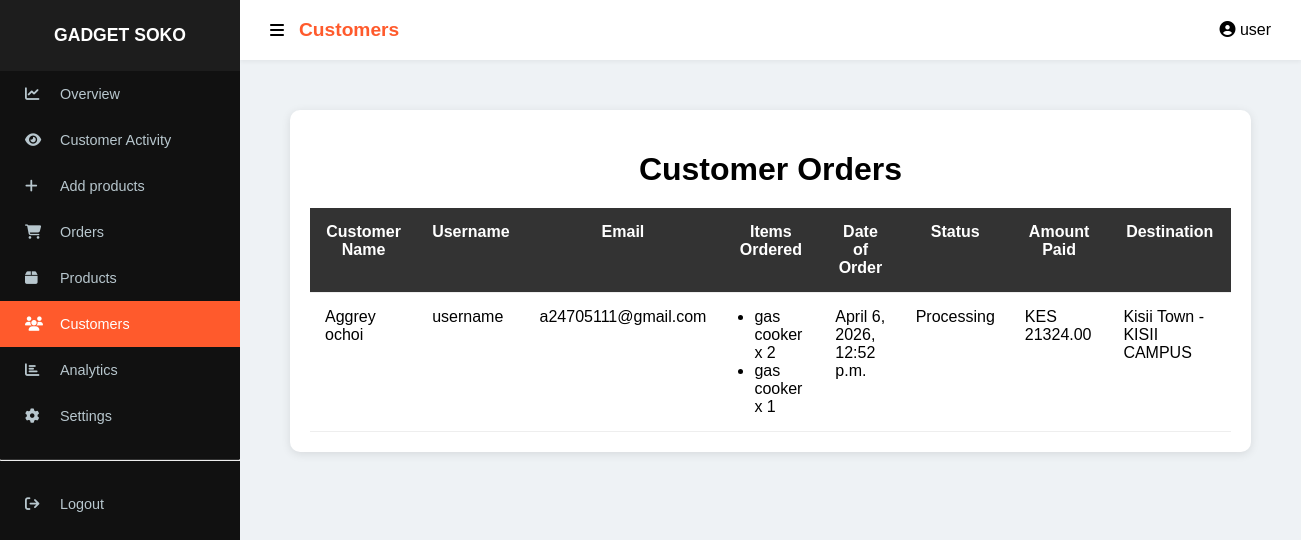
/customers/ (signed in), run on an earlier commit of the app's database.
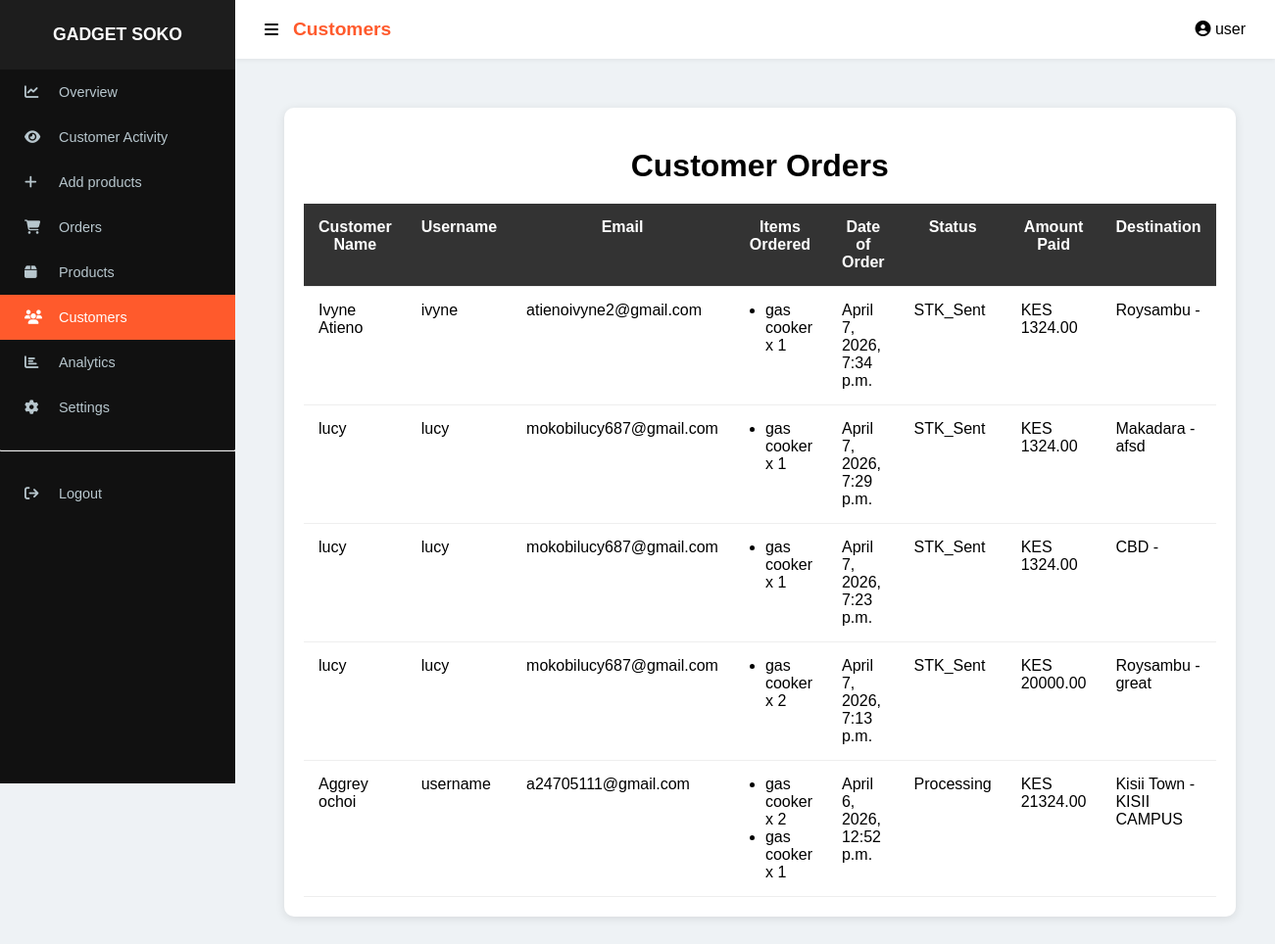
And on a later commit of the database.
### app/models.py (models this page shows, shortened)
class Order(models.Model):
    STATUS_CHOICES = [('Pending', 'Pending'), ('STK_Sent', 'STK Push Sent'), ('Paid', 'Paid'), ('Failed', 'Failed')]
    user = models.ForeignKey(User, on_delete=models.CASCADE, null=True, blank=True)
    name = models.CharField(max_length=100)
    email = models.EmailField(null=True, blank=True)
    phone = models.CharField(max_length=15)
    destination = models.CharField(max_length=255)
    region = models.CharField(max_length=20, default="nairobi") # 'nairobi' or 'upcountry'
    location_area = models.CharField(max_length=255, default="N/A")
    address = models.TextField(default="")
    shipping_fee = models.DecimalField(max_digits=10, decimal_places=2, default=0)
    payment_method = models.CharField(max_length=20, default="mpesa")
    payment_status = models.CharField(max_length=50, default="Pending")
    total = models.DecimalField(max_digits=10, decimal_places=2, default=0)
    status = models.CharField(max_length=20, choices=STATUS_CHOICES, default='Pending')
    checkout_request_id = models.CharField(max_length=100, blank=True, null=True)
    mpesa_receipt = models.CharField(max_length=50, blank=True, null=True)
    created_at = models.DateTimeField(auto_now_add=True)

class OrderItem(models.Model):
    order = models.ForeignKey(Order, on_delete=models.CASCADE, related_name='items')
    product = models.ForeignKey(Product, on_delete=models.CASCADE)
    quantity = models.PositiveIntegerField()
    price = models.DecimalField(max_digits=10, decimal_places=2)

class Product(models.Model):
    name = models.CharField(max_length=255)
    price = models.DecimalField(max_digits=10, decimal_places=2)
    discount = models.DecimalField(max_digits=4, decimal_places=2, default=0)
    shipping_fee = models.DecimalField(max_digits=10, decimal_places=2, default=0.00)
    stock = models.IntegerField()
    category = models.ForeignKey(Category, on_delete=models.CASCADE, related_name="products")
    brand = models.ForeignKey(Brand, on_delete=models.CASCADE, related_name='products', null=True, blank=True)
    image = models.ImageField(upload_to='products/', null=True, blank=True)
    specifications = models.TextField(blank=True)
    views = models.IntegerField(default=0)
    created_at = models.DateTimeField(auto_now_add=True)
    updated_at = models.DateTimeField(auto_now=True)
    short_description = models.TextField(
        max_length=300,
        blank=True,
        null=True,
        help_text="A brief catchy description (max 300 characters)."
    )
    discount_duration_hours = models.PositiveIntegerField(default=0)
    discount_start_time = models.DateTimeField(null=True, blank=True)

### app/views.py (the view)
# urls.py: path('customers/', views.customers, name='customers'),
@staff_member_required
@staff_member_required
def customers(request):
    orders = Order.objects.select_related('user').prefetch_related('items').order_by('-created_at')
    return render(request, 'customers.html', {
        'orders': orders
    })

### app/context_processors.py (called while the page is built)
def cart_count(request):
    count = 0
    if request.user.is_authenticated:
        result = CartItem.objects.filter(user=request.user).aggregate(
            total=Sum('quantity')
        )
        count = result['total'] or 0
    return {'cart_count': count}

### app/templates/customers.html (shortened to what this page needs)
{% extends "baseadmin.html" %}
{% block header %}Customers{% endblock %}
{% block content %}
{% load static %}
    <link rel="stylesheet" href="{% static 'css/customers.css' %}">
<div class="container">
    <h1>Customer Orders</h1>
    <table>
        <thead>
            <tr>
                <th>Customer Name</th>
                <th>Username</th>
                <th>Email</th>
                <th>Items Ordered</th>
                <th>Date of Order</th>
                <th>Status</th>
                <th>Amount Paid</th>
                <th>Destination</th>
            </tr>
        </thead>
        <tbody>
{% for order in orders %}
<tr>
    <td>{{ order.name }}</td>
    <td>{{ order.user.username }}</td>
    <td>{{ order.email }}</td>
    <td>
        <ul>
            {% for item in order.items.all %}
                <li>{{ item.product.name }} x {{ item.quantity }}</li>
            {% endfor %}
        </ul>
    </td>
    <td>{{ order.created_at }}</td>
    <td>{{ order.status }}</td>
    <td>KES {{ order.total }}</td>
    <td>{{ order.destination }}</td>
</tr>
{% endfor %}
</tbody>
    </table>
</div>
{%endblock%}

What changed in the data, as far as the page shows it:
added Order: name "Ivyne Atieno", user.username "ivyne", email "atienoivyne2@gmail.com", created_at "April 7, 2026, 7:34 p.m.", status "STK_Sent", total "1324.00", destination "Roysambu -"
added OrderItem: product.name "gas cooker", quantity "1", shown under "Ivyne Atieno"
added Order: name "lucy", user.username "lucy", email "mokobilucy687@gmail.com", created_at "April 7, 2026, 7:29 p.m.", status "STK_Sent", total "1324.00", destination "Makadara - afsd"
added OrderItem: product.name "gas cooker", quantity "1", shown under "lucy"
added Order: name "lucy", user.username "lucy", email "mokobilucy687@gmail.com", created_at "April 7, 2026, 7:23 p.m.", status "STK_Sent", total "1324.00", destination "CBD -"
added OrderItem: product.name "gas cooker", quantity "1", shown under "lucy"
added Order: name "lucy", user.username "lucy", email "mokobilucy687@gmail.com", created_at "April 7, 2026, 7:13 p.m.", status "STK_Sent", total "20000.00", destination "Roysambu - great"
added OrderItem: product.name "gas cooker", quantity "2", shown under "lucy"
